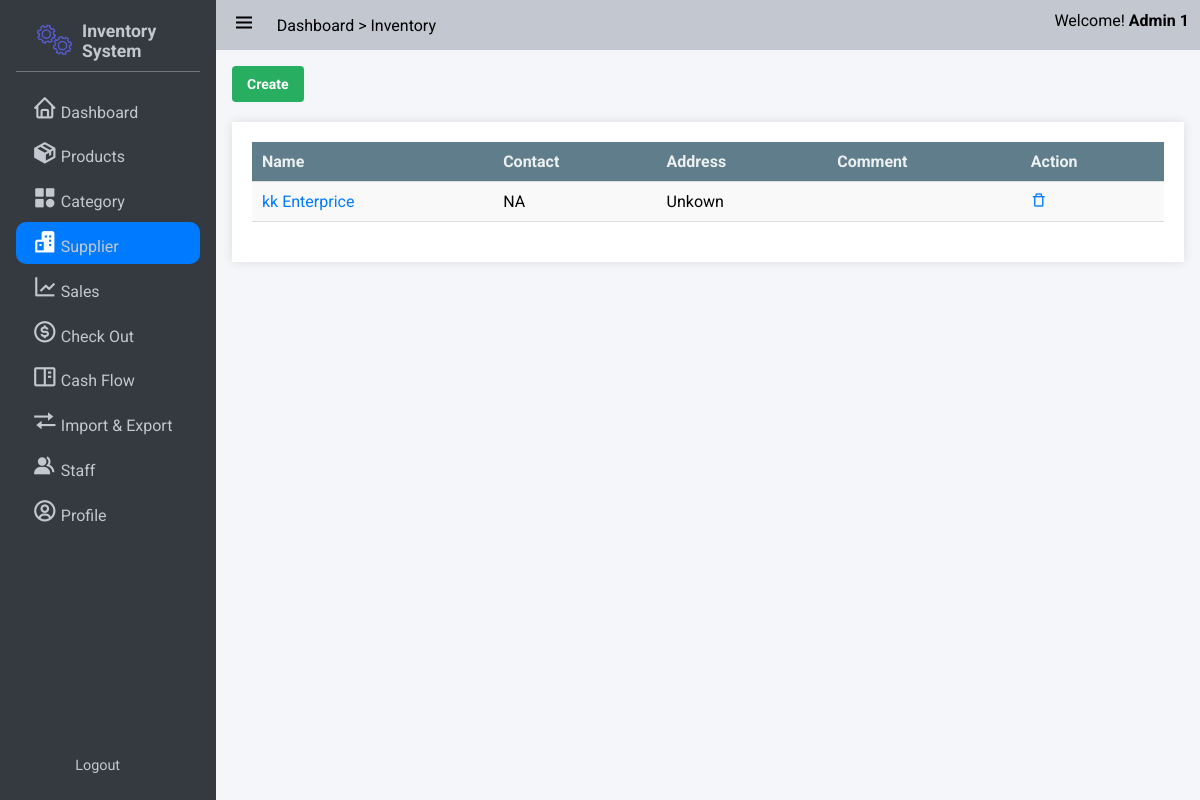
Page /suppliers/search (signed in) on the committed database.
### app/models/user.py (models this page shows, shortened)
class Role(db.Model):
    __tablename__ = 'roles'
    id = db.Column(db.Integer(), primary_key=True)
    name = db.Column(db.String(50), unique=True)

class User(UserMixin,db.Model):
    __tablename__ = 'users'
    id = db.Column(db.Integer, primary_key=True)
    StaffID = db.Column(db.String,unique = True)
    First_Name = db.Column(db.String(100, collation='NOCASE'), nullable=False, server_default='')
    Last_Name = db.Column(db.String(100, collation='NOCASE'), nullable=False, server_default='')
    Email = db.Column(db.String(50), unique=True, nullable=False)
    Password = db.Column(db.String(80), nullable=False)
    pins = db.Column(db.Integer)
    roles = db.relationship('Role', secondary='user_roles')
    active = db.Column('is_active', db.Boolean(), nullable=False, server_default='1')
    Email_Confirmed_At = db.Column(db.DateTime())
    Last_Login = db.Column(db.DateTime())

### app/models/supplier.py (models this page shows)
class Supplier(db.Model):
    id = db.Column(db.Integer, primary_key=True)
    Name = db.Column(db.String, nullable=False)
    Contact = db.Column(db.String, nullable=True)
    Address = db.Column(db.String, nullable=True)
    Comment = db.Column(db.String, nullable=True)

### app/supplier/routes.py (the view)
@bp.route('/search')
@login_required
def search_supplier():
    keyword = request.args.get('q','')
    suppliers = Supplier.query.filter(Supplier.Name.ilike(f'%{keyword}%')).all()
    return render_template('supplier/index.html', suppliers=suppliers)

### app/auth.py (called while the page is built)
@login_manager.user_loader
def load_user(user_id):
    return User.query.get(int(user_id))

### app/templates/supplier/index.html (shortened to what this page needs)
{% extends 'base.html' %}
{% block css_style %}
    <link rel="stylesheet" href="{{url_for('static',filename='css/table.css')}}">
    <link rel="stylesheet" href="{{url_for('static',filename='css/form.css')}}">
    <link rel="stylesheet" href="{{url_for('static',filename='css/modal.css')}}">
    <link rel="stylesheet" href="{{url_for('static',filename='css/modal.css')}}">
{% endblock %}
{% block nav_supplier %}active{% endblock %}
{% block content %}
<button class="button success" onclick="openModal()">Create</button>
<div class="table-container maxheight-800 scrollable">
    <table>
        <tr>
            <th>Name</th>
            <th>Contact</th>
            <th>Address</th>
            <th>Comment</th>
            <th>Action</th>
        </tr>
        {% for supplier in suppliers %}
        <tr>
            <td><a href="{{url_for('supplier.get_supplier',id = supplier.id)}}">{{supplier.Name}}</a></td>
            <td>{{supplier.Contact}}</td>
            <td>{{supplier.Address}}</td>
            <td>{{supplier.Comment}}</td>
            <td>
                <a href="{{url_for('supplier.delete_supplier',id = supplier.id)}}" onclick="return confirm('Are you sure you want to delete this item?')"><i class='bx bx-trash-alt'></i></a>
            </td>
        </tr>
        {% endfor %}
    </table>
</div>
{% endblock %}

### app/templates/base.html (shortened to what this page needs)
<!DOCTYPE html>
<html lang="en">
<head>
    <link rel="stylesheet" href="{{url_for('static',filename='css/button.css')}}">
    <link rel="stylesheet" href="{{url_for('static',filename='css/style.css')}}">
    <link rel="stylesheet" href="{{url_for('static',filename='css/responsive.css')}}">
    <link rel="stylesheet" href="{{url_for('static',filename='css/cards.css')}}">
    <link rel="stylesheet" href="{{url_for('static',filename='css/preloader.css')}}">
    <link href='https://unpkg.com/boxicons@2.1.4/css/boxicons.min.css' rel='stylesheet'>
    {% block css_style %}{% endblock %}
</head>
<body>
    <div class="wrapper">
        <aside class="opened" id="aside">
            <div class="sidebar">
                <div class="brand-items">
                    <div class="brand-logo">
                        <img src="{{url_for('static',filename='/img/gear-loader.gif')}}" alt="" class="brand-img">
                        <h3>Inventory System</h3>
                    </div>
                </div>
                <div class="menu-bar">
                    <div class="menu">
                        <ul class="menu-links">
                            <li class="menu-link {% block nav_dashboard %}{% endblock %}"><i class='nav-icon bx bx-home'></i><a href="{{ url_for('dashboard') }}">Dashboard</a></li>
                            <li class="menu-link {% block nav_inventory %}{% endblock %}"><i class='nav-icon bx bxs-package'></i><a href="{{ url_for('product.index') }}">Products</a></li>
                            <li class="menu-link {% block nav_category %}{% endblock %}"><i class='nav-icon bx bxs-category' ></i><a href="{{ url_for('category.index') }}">Category</a></li>
                            <li class="menu-link {% block nav_supplier %}{% endblock %}"><i class='nav-icon bx bxs-buildings' ></i><a href="{{ url_for('supplier.index') }}">Supplier</a></li>
                            <li class="menu-link {% block nav_report %}{% endblock %}"><i class='nav-icon bx bx-line-chart' ></i><a href="{{ url_for('sale.sales_index') }}">Sales</a></li>
                            <li class="menu-link {% block nav_checkout %}{% endblock %}"><i class='nav-icon bx bx-dollar-circle' ></i><a href="{{ url_for('sale.show_checkout_page') }}">Check Out</a></li>
                            <li class="menu-link {% block nav_cashflow %}{% endblock %}"><i class='nav-icon bx bx-book-content'></i><a href="{{url_for('cashflow.index')}}">Cash Flow</a></li>
                            <li class="menu-link {% block nav_ImExport %}{% endblock %}"><i class='nav-icon bx bx-transfer'></i><a href="{{url_for('main.imexport_overview')}}">Import & Export</a></li>
                            {% for role in current_user.roles if role.name == 'admin' %}
                                <li class="menu-link {% block nav_staff %}{% endblock %}"><i class='nav-icon bx bxs-group' ></i><a href="{{ url_for('user.index') }}">Staff</a></li>
                            {% endfor %}
                            <li class="menu-link {% block nav_profile %}{% endblock %}"><i class='nav-icon bx bx-user-circle'></i><a href="{{url_for('user.get_staff',id=current_user.id)}}">Profile</a></li>
                        </ul>
                    </div>
                    <div class="bottom-content">
                        <li class="menu-link"><a href="{{url_for('auth.logout')}}">Logout</a></li>
                    </div>
                </div>
            </div>
        </aside>
       <div class="main">
            <header class="main-header">
                <div class="left-nav">
                    <div class="menu-burger">
                        <i class='bx bx-menu '></i>
                    </div>
                    <p>Dashboard > Inventory</p>
                </div>
                <div class="right-nav flex flex-center-center">
                    <span>Welcome! <b>{{current_user.Last_Name + ' ' + current_user.First_Name}}</b></span>
                </div>
            </header>
            <div class="main-container">
                    {% block content %} {% endblock %}
            </div>
        </div>
    </div>
    </body>
    </html>

### app/static/css/button.css (style rules this page uses)
:root { --primary-color: #3498db; --secondary-color: #2ecc71; --accent-color: #e74c3c; --background-color: #ecf0f1; --link-color: #2980b9; --border-color: #bdc3c7; --success-color: #27ae60; --warning-color: #f39c12; --error-color: #c0392b; --info-color: #3498db; --dark-color: #34495e; --light-color: #ecf0f1; --gray-color: #7f8c8d; --purple-color: #9b59b6; --pink-color: #e91e63; --teal-color: #009688; --orange-color: #e67e22; --brown-color: #795548; --cyan-color: #00bcd4; --indigo-color: #3f51b5; --lime-color: #cddc39; --amber-color: #ffc107; --deep-purple-color: #673ab7; --deep-orange-color: #ff5722; --light-green-color: #8bc34a; --blue-gray-color: #607d8b; --yellow-color: #ffeb3b; }
.button { display: inline-block; padding: 10px 15px; font-size: 14px; font-weight: bold; text-align: center; text-decoration: none; color: #fff; border: none; border-radius: 4px; cursor: pointer; transition: background-color 0.3s ease; }
.success { background-color: var(--success-color); color: #fff; }

### app/static/css/style.css (style rules this page uses)
:root { --text-color:#212529; --text-color-grey:#c2c7d0; --text-color-dark-grey:#898989; --main-color:#007bff; --main-color-hover:#228dff; --second-color:; --second-color-hover:; --white-color:#fff; --bg-color-dark:#343a40; --bg-color-second-light:#dee2e6; --bg-color-light:#f4f6f9; --toggle-color:#ddd; --red-color:#dc3545; --dark-yellow-color:#ffc107; --yellow-color:#ffc107; --sidebar-width:18%; }
* { font-family: 'Roboto', sans-serif; margin: 0; padding: 0; box-sizing: border-box; scrollbar-width: none; }
a { text-decoration: none; color: var(--main-color); }
ul,li { list-style: none; }
img { width: 100%; object-fit: cover; }
body { width: 100vw; height: 100vh; background: #e9ecef; position: relative; }
.wrapper { height: 100vh; width: 100vw; display: flex; overflow: hidden; }
aside { position: relative; width: 15px; height: 100vh; background: var(--bg-color-dark); transition: margin-left .3s ease-in-out .3s ease-in-out; overflow-x: hidden; overflow-y: hidden; z-index: 999; color: var(--text-color-grey); transition:width 0.3s linear; }
aside.opened { width: var(--sidebar-width); }
.sidebar { padding: 0.625rem 1rem; height: 100%; }
.sidebar li { margin-bottom: .2rem; padding: .5rem 1rem; align-items: flex-end; display: flex; border-radius: 10px; }
.brand-items { display: flex; align-items: center; justify-content: space-between; padding: 0.5rem 1rem; border-bottom: rgba(255, 255, 255, 0.3) 1px solid ; }
.brand-items img { width: 50px; object-fit: cover; padding: 0 5px 0 0; }
.brand-logo { display: flex; align-items: center; }
.brand-logo h3 { font-size: 1.1rem; }
.menu-bar { height: calc(100% - 4rem); display: flex; flex-direction: column; justify-content: space-between; }
.menu-links { margin-top: 1rem; }
.menu-link.active { background: var(--main-color); color: var(--white-color); transition: .05s ease-in-out .03s; }
.menu-link .nav-icon { text-align: center; margin-right: .2rem; font-size: 1.6rem; width: 1.6rem; }
.menu-link a { color: var(--text-color-grey); }
.bottom-content { display: flex; align-items: center; justify-content: space-between; flex-wrap: nowrap; padding: .2em 1em; font-size: 0.9rem; }
.main { width: calc(100% - var(--sidebar-width)); height: 100%; background: var(--bg-color-light); transition: width .3s ease-in; }
.main-header { position: relative; padding: .7rem .7rem; display: flex; justify-content: space-between; background: var(--text-color-grey); }
.left-nav { display: flex; align-items: center; }
.menu-burger { font-size: 1.8rem; }
.left-nav .menu-burger { padding: 0 0.3rem; margin-right: 1rem; font-size: 1.5rem; cursor: pointer; }
.main-container { padding: 1rem 1rem 4rem 1rem; overflow: scroll; height: 100%; }

### app/static/css/table.css (style rules this page uses)
.table-container { margin: 20px auto; background-color: #ffffff; padding: 20px; box-shadow: 0 0 10px rgba(0, 0, 0, 0.1); }
.table-container.maxheight-800 { max-height:800px; }
.scrollable { overflow: scroll; }
table { width: 100%; border-collapse: collapse; margin-bottom: 20px; }
th { background-color: var(--blue-gray-color); color:var(--background-color); padding: 10px; text-align: left; font-weight: bold; }
tr { border-bottom: 1px solid #ddd; }
tr:nth-child(even) { background-color: #f9f9f9; }
td { padding: 10px; }

### rows in the picture
User: Last_Name+First_Name "Admin 1"
Supplier: Name "kk Enterprice", Contact "NA", Address "Unkown"
